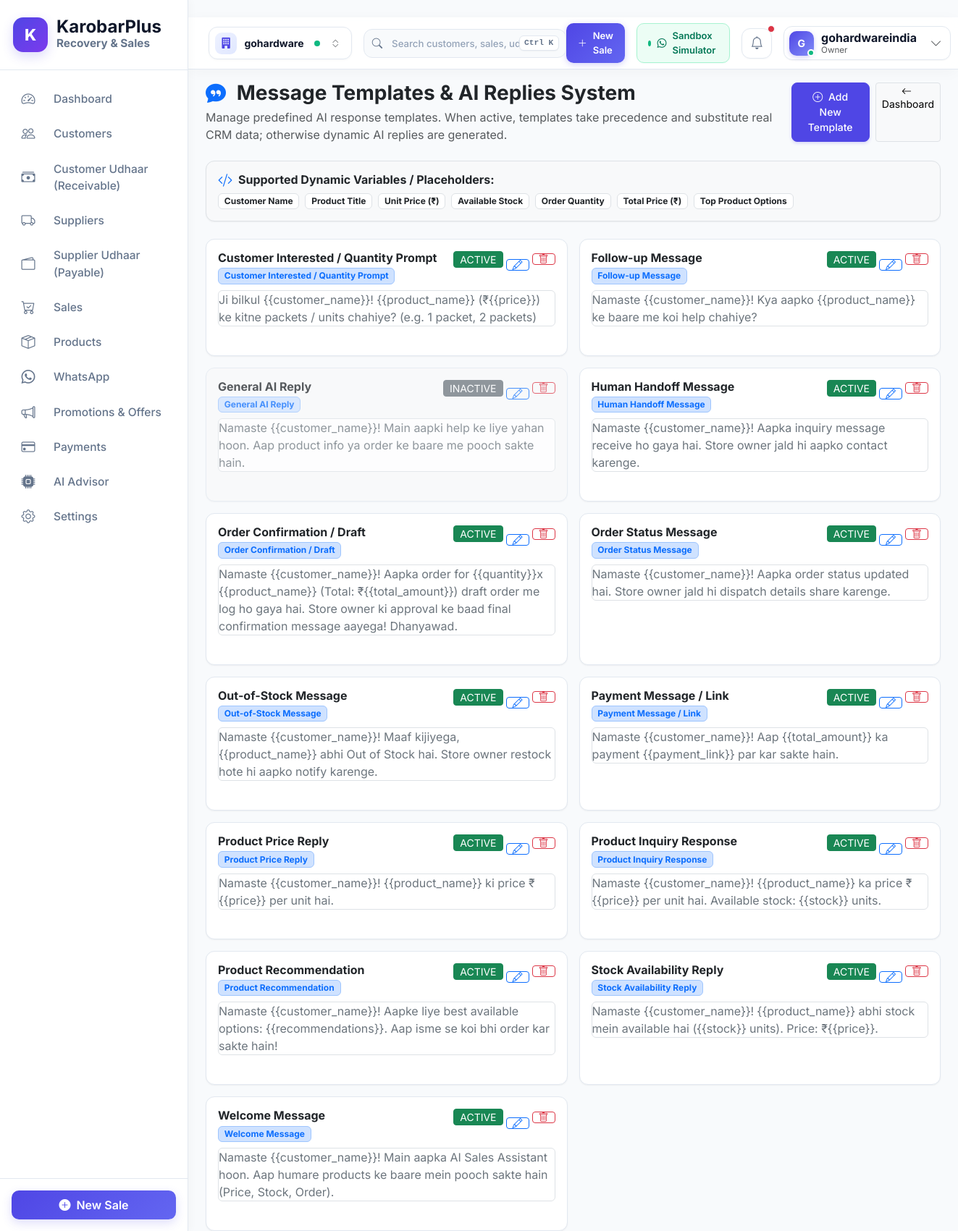
Screenshot of /sales-agent/templates/ (signed in) with the database file from the repository.
### accounts/models.py (models this page shows, shortened)
class Business(models.Model):
    name = models.CharField(max_length=255, verbose_name="Business Name")
    owner_name = models.CharField(max_length=255, verbose_name="Owner Full Name")
    phone = models.CharField(max_length=20, verbose_name="Business Phone Number")
    email = models.EmailField(blank=True, null=True, verbose_name="Business Email")
    address = models.TextField(blank=True, verbose_name="Business Address")
    gstin = models.CharField(max_length=20, blank=True, null=True, verbose_name="GSTIN Number")
    is_active = models.BooleanField(default=True, verbose_name="Active Status")
    created_at = models.DateTimeField(auto_now_add=True)
    updated_at = models.DateTimeField(auto_now=True)
    class Meta:
        verbose_name_plural = "Businesses"

### sales_agent/models.py (models this page shows, shortened)
class SalesAgentTemplate(TenantModel):
    MESSAGE_TYPE_CHOICES = (
        ('welcome', 'Welcome Message'),
        ('product_inquiry', 'Product Inquiry Response'),
        ('price_reply', 'Product Price Reply'),
        ('stock_reply', 'Stock Availability Reply'),
        ('recommendation', 'Product Recommendation'),
        ('customer_interested', 'Customer Interested / Quantity Prompt'),
        ('order_confirmation', 'Order Confirmation / Draft'),
        ('payment_message', 'Payment Message / Link'),
        ('order_status', 'Order Status Message'),
        ('followup', 'Follow-up Message'),
        ('out_of_stock', 'Out-of-Stock Message'),
        ('human_handoff', 'Human Handoff Message'),
        ('general', 'General AI Reply'),
    )
    name = models.CharField(max_length=255, verbose_name="Template Name")
    message_type = models.CharField(max_length=50, choices=MESSAGE_TYPE_CHOICES, verbose_name="Message Type")
    content = models.TextField(verbose_name="Message Template Content")
    is_active = models.BooleanField(default=True, verbose_name="Active Status")
    class Meta:
        ordering = ['message_type', 'name']

### sales_agent/views.py (the view)
# urls.py: path('templates/', TemplateListView.as_view(), name='templates_list'),
class TemplateListView(TenantRequiredMixin, View):
    def get(self, request):
        business = request.business
        seed_default_templates(business)
        templates = SalesAgentTemplate.objects.filter(business=business).order_by('message_type', 'name')
        choices = SalesAgentTemplate.MESSAGE_TYPE_CHOICES
        return render(request, 'sales_agent/templates_list.html', {
            'templates': templates,
            'choices': choices
        })

### sales_agent/templates/sales_agent/templates_list.html (shortened to what this page needs)
{% extends "base.html" %}
{% block content %}
<div class="d-flex align-items-center justify-content-between mb-4">
    <div>
        <h3 class="fw-bold text-dark mb-1"><i class="bi bi-chat-quote-fill text-primary me-2"></i> Message Templates & AI Replies System</h3>
        <p class="text-muted mb-0 fs-7">Manage predefined AI response templates. When active, templates take precedence and substitute real CRM data; otherwise dynamic AI replies are generated.</p>
    </div>
    <div class="d-flex gap-2">
        <button class="btn btn-primary-custom btn-sm" data-bs-toggle="collapse" data-bs-target="#createTemplateCard">
            <i class="bi bi-plus-circle me-1"></i> Add New Template
        </button>
        <a href="{% url 'sales_agent:dashboard' %}" class="btn btn-light border btn-sm">
            <i class="bi bi-arrow-left me-1"></i> Dashboard
        </a>
    </div>
</div>
<div class="card card-custom p-3 mb-4 bg-light border">
    <div class="d-flex align-items-center gap-2 mb-2">
        <i class="bi bi-code-slash text-primary fs-5"></i>
        <h6 class="fw-bold text-dark mb-0">Supported Dynamic Variables / Placeholders:</h6>
    </div>
    <div class="d-flex flex-wrap gap-2 fs-8">
        <span class="badge bg-white text-dark border"><code>{{customer_name}}</code> Customer Name</span>
        <span class="badge bg-white text-dark border"><code>{{product_name}}</code> Product Title</span>
        <span class="badge bg-white text-dark border"><code>{{price}}</code> Unit Price (₹)</span>
        <span class="badge bg-white text-dark border"><code>{{stock}}</code> Available Stock</span>
        <span class="badge bg-white text-dark border"><code>{{quantity}}</code> Order Quantity</span>
        <span class="badge bg-white text-dark border"><code>{{total_amount}}</code> Total Price (₹)</span>
        <span class="badge bg-white text-dark border"><code>{{recommendations}}</code> Top Product Options</span>
    </div>
</div>
<div class="row g-3">
    {% for tpl in templates %}
    <div class="col-12 col-md-6">
        <div class="card card-custom h-100 p-3 {% if not tpl.is_active %}opacity-75 bg-light{% endif %}">
            <div class="d-flex align-items-start justify-content-between mb-2">
                <div>
                    <h6 class="fw-bold text-dark mb-1">{{ tpl.name }}</h6>
                    <span class="badge bg-primary-subtle text-primary border border-primary-subtle fs-8">
                        {{ tpl.get_message_type_display }}
                    </span>
                </div>
                <div class="d-flex align-items-center gap-1">
                    <form method="post" action="{% url 'sales_agent:template_toggle' tpl.pk %}" class="d-inline">
                        <button type="submit" class="btn btn-sm {% if tpl.is_active %}btn-success{% else %}btn-secondary{% endif %} py-0 px-2 fs-8" title="Toggle Active/Inactive">
                            {% if tpl.is_active %}ACTIVE{% else %}INACTIVE{% endif %}
                        </button>
                    </form>
                    <button class="btn btn-sm btn-outline-primary py-0 px-2 fs-8 edit-tpl-btn"
                            data-id="{{ tpl.id }}"
                            data-name="{{ tpl.name }}"
                            data-type="{{ tpl.message_type }}"
                            data-content="{{ tpl.content }}"
                            data-active="{% if tpl.is_active %}true{% else %}false{% endif %}">
                        <i class="bi bi-pencil"></i>
                    </button>
                    <form method="post" action="{% url 'sales_agent:template_delete' tpl.pk %}" class="d-inline" onsubmit="return confirm('Delete this template?');">
                        <button type="submit" class="btn btn-sm btn-outline-danger py-0 px-1.5 fs-8" title="Delete">
                            <i class="bi bi-trash"></i>
                        </button>
                    </form>
                </div>
            </div>
            <div class="bg-white p-2.5 rounded border fs-7 text-secondary" style="white-space: pre-wrap;">{{ tpl.content }}</div>
        </div>
    </div>
    {% empty %}
    <div class="col-12 text-center py-5 text-muted">
        <i class="bi bi-chat-quote fs-1 d-block mb-2 opacity-50"></i>
        <p class="mb-0 fs-6">No message templates configured yet.</p>
    </div>
    {% endfor %}
</div>
{% endblock %}

### templates/base.html (shortened to what this page needs)
{% load static %}
{% load indian_formatting %}
<!DOCTYPE html>
<html lang="en">
<head>
    <link href="https://cdn.jsdelivr.net/npm/bootstrap@5.3.2/dist/css/bootstrap.min.css" rel="stylesheet">
    <link href="https://cdn.jsdelivr.net/npm/bootstrap-icons@1.11.1/font/bootstrap-icons.css" rel="stylesheet">
    <link rel="stylesheet" href="{% static 'css/main.css' %}">
</head>
<body>
<div class="d-flex" id="wrapper">
    {% if user.is_authenticated %}
    <div id="sidebar-wrapper">
        <div class="sidebar-heading">
            <div class="brand-badge">K</div>
            <div>
                <div class="fw-bold fs-4 text-white lh-1">KarobarPlus</div>
                <small class="text-white-10 fs-10"><small>Recovery & Sales</small></small>
            </div>
        </div>
        <div class="sidebar-nav">
            {% if request.resolver_match.app_name == 'platform_admin' %}
            <a href="{% url 'platform_admin:dashboard' %}" class="nav-link {% if request.resolver_match.url_name == 'dashboard' %}active{% endif %} text-warning">
                <i class="bi bi-speedometer2"></i> Admin Dashboard
            </a>
            <a href="{% url 'platform_admin:business_list' %}" class="nav-link {% if request.resolver_match.url_name == 'business_list' or request.resolver_match.url_name == 'business_detail' %}active{% endif %}">
                <i class="bi bi-building"></i> Registered Businesses
            </a>
            <a href="{% url 'platform_admin:ai_metrics' %}" class="nav-link {% if request.resolver_match.url_name == 'ai_metrics' %}active{% endif %}">
                <i class="bi bi-robot"></i> AI Analytics & Impact
            </a>
            {% else %}
            <a href="{% url 'dashboard:index' %}" class="nav-link {% if request.resolver_match.app_name == 'dashboard' %}active{% endif %}">
                <i class="bi bi-speedometer2"></i> Dashboard
            </a>
            <a href="{% url 'customers:list' %}" class="nav-link {% if request.resolver_match.app_name == 'customers' %}active{% endif %}">
                <i class="bi bi-people"></i> Customers
            </a>
            <a href="{% url 'udhaar:list' %}" class="nav-link {% if request.resolver_match.app_name == 'udhaar' %}active{% endif %}">
                <i class="bi bi-cash-stack"></i> Customer Udhaar (Receivable)
            </a>
            <a href="{% url 'suppliers:list' %}" class="nav-link {% if request.resolver_match.app_name == 'suppliers' and request.resolver_match.url_name != 'payable_list' %}active{% endif %}">
                <i class="bi bi-truck"></i> Suppliers
            </a>
            <a href="{% url 'suppliers:payable_list' %}" class="nav-link {% if request.resolver_match.app_name == 'suppliers' and request.resolver_match.url_name == 'payable_list' %}active{% endif %}">
                <i class="bi bi-wallet2"></i> Supplier Udhaar (Payable)
            </a>
            <a href="{% url 'sales:list' %}" class="nav-link {% if request.resolver_match.app_name == 'sales' %}active{% endif %}">
                <i class="bi bi-cart-check"></i> Sales
            </a>
            <a href="{% url 'products:list' %}" class="nav-link {% if request.resolver_match.app_name == 'products' %}active{% endif %}">
                <i class="bi bi-box-seam"></i> Products
            </a>
            <a href="{% url 'whatsapp:inbox' %}" class="nav-link {% if request.resolver_match.app_name == 'whatsapp' %}active{% endif %}">
                <i class="bi bi-whatsapp"></i> WhatsApp
            </a>
            <a href="{% url 'promotions:list' %}" class="nav-link {% if request.resolver_match.app_name == 'promotions' %}active{% endif %}">
                <i class="bi bi-megaphone"></i> Promotions & Offers
            </a>
            <a href="{% url 'payments:list' %}" class="nav-link {% if request.resolver_match.app_name == 'payments' %}active{% endif %}">
                <i class="bi bi-credit-card"></i> Payments
            </a>
            <a href="{% url 'ai_advisor:dashboard' %}" class="nav-link {% if request.resolver_match.app_name == 'ai_advisor' %}active{% endif %}">
                <i class="bi bi-cpu-fill"></i> AI Advisor
            </a>
            <a href="{% url 'settings_app:index' %}" class="nav-link {% if request.resolver_match.app_name == 'settings_app' %}active{% endif %}">
                <i class="bi bi-gear"></i> Settings
            </a>
            {% endif %}
        </div>
        <div class="p-3 border-top border-slate-800">
            {% if request.resolver_match.app_name == 'platform_admin' %}
            <a href="{% url 'platform_admin:business_list' %}" class="btn btn-outline-warning w-100 py-2 d-flex align-items-center justify-content-center gap-2 fs-7">
                <i class="bi bi-building"></i> Manage Stores
            </a>
            {% else %}
            <a href="{% url 'sales:create' %}" class="btn btn-primary-custom w-100 py-2 d-flex align-items-center justify-content-center gap-2">
                <i class="bi bi-plus-circle-fill"></i> New Sale
            </a>
            {% endif %}
        </div>
    </div>
    {% endif %}
    <div id="page-content-wrapper" {% if not user.is_authenticated %}style="margin-left:0; width:100%;"{% endif %}>
        {% if user.is_authenticated %}
        <header class="top-header d-flex align-items-center justify-content-between">
            <div class="d-flex align-items-center gap-3">
                <div class="tenant-pill" title="Current Store / Workspace">
                    {% if request.resolver_match.app_name == 'platform_admin' %}
                        <div class="tenant-icon-wrap bg-warning-subtle text-warning-emphasis">
                            <i class="bi bi-shield-check"></i>
                        </div>
                        <span class="text-slate-800">Platform Admin</span>
                        <span class="status-pulse-dot ms-1" title="System Active"></span>
                    {% else %}
                        <div class="tenant-icon-wrap">
                            <i class="bi bi-building-fill"></i>
                        </div>
                        <span class="fw-bold text-slate-800 fs-7">{{ current_business.name|default:"My Business" }}</span>
                        <span class="status-pulse-dot ms-1" title="Live Store Sync Active"></span>
                        <i class="bi bi-chevron-expand fs-8 text-muted opacity-75 ms-1"></i>
                    {% endif %}
                </div>
                {% if request.resolver_match.app_name != 'platform_admin' %}
                <div class="nav-search-bar d-none d-md-block">
                    <input type="text" placeholder="Search customers, sales, udhaar..." aria-label="Search dashboard">
                    <kbd class="search-kbd">Ctrl K</kbd>
                </div>
                {% endif %}
            </div>
            <div class="d-flex align-items-center gap-2 gap-sm-3">
                {% if request.resolver_match.app_name != 'platform_admin' %}
                <a href="{% url 'sales:create' %}" class="btn-header-action d-none d-lg-flex align-items-center gap-2">
                    <i class="bi bi-plus-lg"></i>
                    <span>New Sale</span>
                </a>
                <a href="{% url 'whatsapp:sandbox' %}" class="btn-simulator d-flex align-items-center gap-2">
                    <span class="status-pulse-dot"></span>
                    <i class="bi bi-whatsapp fs-7"></i>
                    <span class="d-none d-sm-inline">Sandbox Simulator</span>
                </a>
                {% endif %}
                <div class="dropdown">
                    <button class="header-icon-btn position-relative" type="button" data-bs-toggle="dropdown" aria-expanded="false" title="Notifications">
                        <i class="bi bi-bell"></i>
                        {% if unread_notifications_count > 0 %}
                        <span class="position-absolute top-0 start-100 translate-middle p-1 bg-danger border border-light rounded-circle">
                        </span>
                        {% endif %}
                    </button>
                </div>
                <div class="dropdown">
                    <div class="user-profile-pill" data-bs-toggle="dropdown" aria-expanded="false" title="User Menu">
                        <div class="avatar-container">
                            <div class="avatar-initial">
                                {{ user.username|slice:":1"|upper }}
                            </div>
                            <span class="avatar-status-badge"></span>
                        </div>
                        <div class="d-none d-md-flex flex-column text-start lh-1 pe-1">
                            <span class="fw-bold text-slate-800 fs-7 mb-1">{{ user.username }}</span>
                            <span class="text-muted fs-8" style="font-size: 0.725rem;">{% if user.is_superuser %}Admin{% else %}Owner{% endif %}</span>
                        </div>
                        <i class="bi bi-chevron-down fs-8 text-muted ms-1"></i>
                    </div>
                </div>
            </div>
        </header>
        {% endif %}
        <div class="container-fluid px-4 pt-3">
            {% block content %}{% endblock %}
        </div>
    </div>
</div>
</body>
</html>

### rows the page displays
Business: name "gohardware"
SalesAgentTemplate: name "Customer Interested / Quantity Prompt", message_type "Customer Interested / Quantity Prompt", is_active "ACTIVE", content "Ji bilkul {{customer_name}}! {{product_name}} (₹{{price}}) ke kitne packets / units chahiye? (e.g. 1 packet, 2 packets)"
SalesAgentTemplate: name "Follow-up Message", message_type "Follow-up Message", is_active "ACTIVE", content "Namaste {{customer_name}}! Kya aapko {{product_name}} ke baare me koi help chahiye?"
SalesAgentTemplate: name "General AI Reply", message_type "General AI Reply", is_active "INACTIVE", content "Namaste {{customer_name}}! Main aapki help ke liye yahan hoon. Aap product info ya order ke baare me pooch sakte hain."
SalesAgentTemplate: name "Human Handoff Message", message_type "Human Handoff Message", is_active "ACTIVE", content "Namaste {{customer_name}}! Aapka inquiry message receive ho gaya hai. Store owner jald hi aapko contact karenge."
SalesAgentTemplate: name "Order Confirmation / Draft", message_type "Order Confirmation / Draft", is_active "ACTIVE", content "Namaste {{customer_name}}! Aapka order for {{quantity}}x {{product_name}} (Total: ₹{{total_amount}}) draft order me log ho gaya hai. Store owner ki approval ke baad final confirmation message aayega! Dhanyawad."
SalesAgentTemplate: name "Order Status Message", message_type "Order Status Message", is_active "ACTIVE", content "Namaste {{customer_name}}! Aapka order status updated hai. Store owner jald hi dispatch details share karenge."
SalesAgentTemplate: name "Out-of-Stock Message", message_type "Out-of-Stock Message", is_active "ACTIVE", content "Namaste {{customer_name}}! Maaf kijiyega, {{product_name}} abhi Out of Stock hai. Store owner restock hote hi aapko notify karenge."
SalesAgentTemplate: name "Payment Message / Link", message_type "Payment Message / Link", is_active "ACTIVE", content "Namaste {{customer_name}}! Aap {{total_amount}} ka payment {{payment_link}} par kar sakte hain."
SalesAgentTemplate: name "Product Price Reply", message_type "Product Price Reply", is_active "ACTIVE", content "Namaste {{customer_name}}! {{product_name}} ki price ₹{{price}} per unit hai."
SalesAgentTemplate: name "Product Inquiry Response", message_type "Product Inquiry Response", is_active "ACTIVE", content "Namaste {{customer_name}}! {{product_name}} ka price ₹{{price}} per unit hai. Available stock: {{stock}} units."
SalesAgentTemplate: name "Product Recommendation", message_type "Product Recommendation", is_active "ACTIVE", content "Namaste {{customer_name}}! Aapke liye best available options: {{recommendations}}. Aap isme se koi bhi order kar sakte hain!"
SalesAgentTemplate: name "Stock Availability Reply", message_type "Stock Availability Reply", is_active "ACTIVE", content "Namaste {{customer_name}}! {{product_name}} abhi stock mein available hai ({{stock}} units). Price: ₹{{price}}."
SalesAgentTemplate: name "Welcome Message", message_type "Welcome Message", is_active "ACTIVE", content "Namaste {{customer_name}}! Main aapka AI Sales Assistant hoon. Aap humare products ke baare mein pooch sakte hain (Price, Stock, Order)."

### other values shown
{{ user.username|slice:":1"|upper }} "G"
{{ user.username }} "gohardwareindia"
